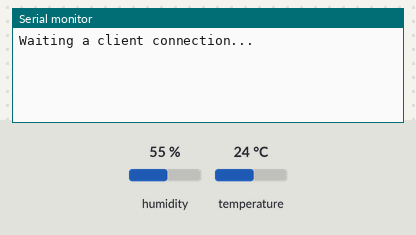
Recording of a sketch running on a simulated ESP32. Shown: the last lines printed to the serial monitor. The test bench sets the inputs (shaded band); at power-on: humidity 55 %, temperature 24 °C. Nothing arrives over Bluetooth unless stated; a phone connects over Bluetooth LE 3 s after start.

Above: at 1.4 s.
1.5 s: humidity set to 22 %
At 3.6 s:
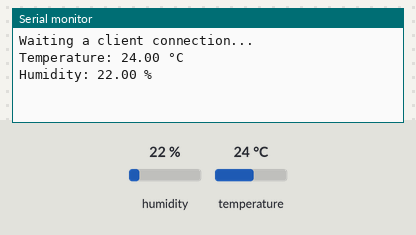
5.9 s: temperature set to 12 °C
At 7.1 s:
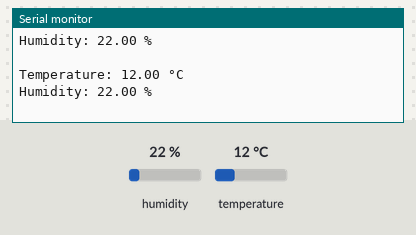
10.3 s: humidity set to 40 %
At 13.0 s:
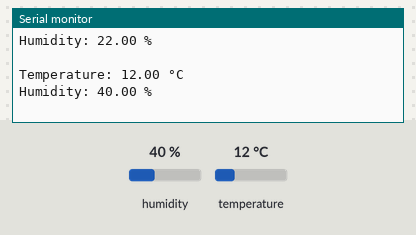

Measured:
- after the input at 1.5 s, the serial monitor: prints a new line after 1.5 s (image 1)
- after the input at 5.9 s, the serial monitor: prints a new line after 0.11 s (image 2)
- after the input at 10.3 s, the serial monitor: prints a new line after 1.7 s (image 3)

The sketch:

DHT22Ble.ino
```cpp
#include <BLEDevice.h>
#include <BLEServer.h>
#include <BLEUtils.h>
#include <BLE2902.h>
#include "DHT.h"

// See the following for generating UUIDs:   https://www.uuidgenerator.net/
#define SERVICE_UUID           "6E400001-B5A3-F393-E0A9-E50E24DCCA9E" // UART service UUID
#define CHARACTERISTIC_UUID_RX "6E400002-B5A3-F393-E0A9-E50E24DCCA9E"
#define CHARACTERISTIC_UUID_TX "6E400003-B5A3-F393-E0A9-E50E24DCCA9E"

const int           DHTPIN = 22;

BLEServer          *g_pServer = NULL;
BLECharacteristic  *g_pTxCharacteristic;
bool                g_deviceConnected = false;
byte                g_OutputBuffer[10];
DHT                 g_dht(DHTPIN, DHT22);
float               g_Humidity = 0.0;
float               g_Temperature = 0.0;
unsigned long       g_Time = 0;


class MyServerCallbacks: public BLEServerCallbacks
{
    void onConnect(BLEServer* g_pServer)
    {
      g_deviceConnected = true;
    };

    void onDisconnect(BLEServer* g_pServer)
    {
      g_deviceConnected = false;
    }
};

void setup()
{
    int count = 0;
    Serial.begin(115200);
    delay(200);

    /////////////////////////////////////////////////////////////////////////////////////////////////////////////////////////////
    // DHT22 Sensor Initialization
    /////////////////////////////////////////////////////////////////////////////////////////////////////////////////////////////
    g_dht.begin();

    /////////////////////////////////////////////////////////////////////////////////////////////////////////////////////////////
    // Bluetooth Low Energy Initialization
    /////////////////////////////////////////////////////////////////////////////////////////////////////////////////////////////
    BLEDevice::init("DHT22"); // BLE Device Name

    // Create the BLE Server
    g_pServer = BLEDevice::createServer();
    g_pServer->setCallbacks(new MyServerCallbacks());

    // Create the BLE Service
    BLEService *pService = g_pServer->createService(SERVICE_UUID);

    // Create a BLE Characteristic
    g_pTxCharacteristic = pService->createCharacteristic(CHARACTERISTIC_UUID_TX, BLECharacteristic::PROPERTY_NOTIFY);
    g_pTxCharacteristic->addDescriptor(new BLE2902());

    // Start the service
    pService->start();

    // Start advertising
    g_pServer->getAdvertising()->start();
    Serial.println("Waiting a client connection...");
}


void loop()
{
    if(millis() > g_Time + 3000)    // Reads data every 3 seconds
    {
        g_Time = millis();

        g_Temperature = g_dht.readTemperature();
        Serial.print("Temperature: ");
        Serial.print(g_Temperature);
        Serial.println(" °C");

        g_Humidity = g_dht.readHumidity();
        Serial.print("Humidity: ");
        Serial.print(g_Humidity);
        Serial.println(" %");
        Serial.println(" ");

        if(g_deviceConnected)
        {
            byte dataToSend = 0;
            int tempX10 = (int)(g_Temperature * 10);
            int humX10 = (int)(g_Humidity * 10);

            g_OutputBuffer[dataToSend++] = (tempX10 & 0xFF00) >> 8;
            g_OutputBuffer[dataToSend++] = (tempX10 & 0x00FF);
            g_OutputBuffer[dataToSend++] = (humX10 & 0xFF00) >> 8;
            g_OutputBuffer[dataToSend++] = (humX10 & 0x00FF);

            g_pTxCharacteristic->setValue(g_OutputBuffer, dataToSend);
            g_pTxCharacteristic->notify();
        }
    }
}
```
